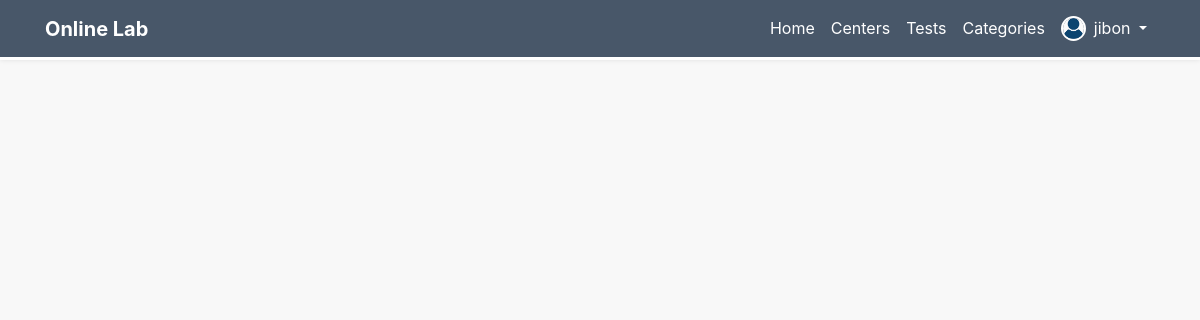
Page /center-details/1/ (signed in) on the earlier database version.
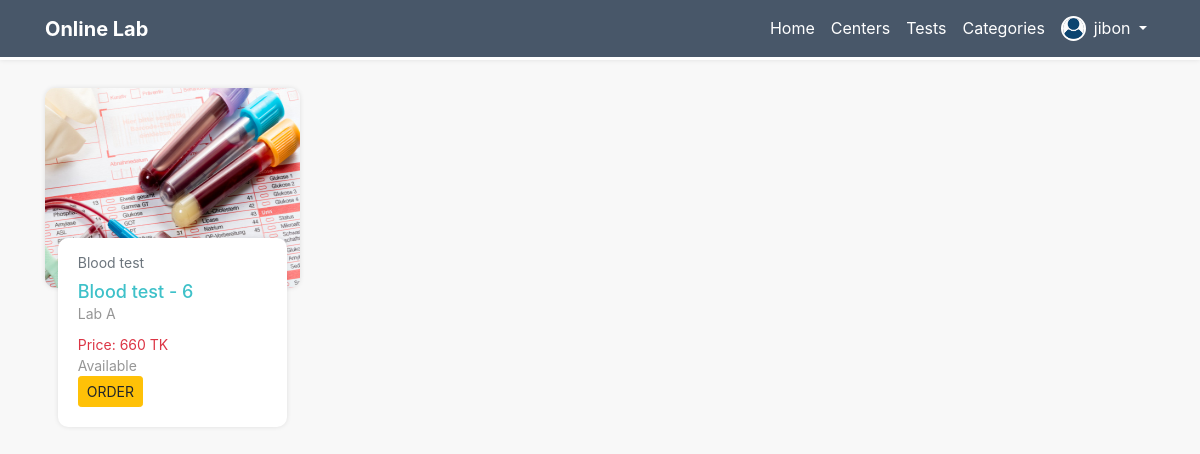
Same page on the later database version.
### tests/models.py (models this page shows, shortened)
class Test(models.Model):
    ACTIVE_STATUS = (
        ('Available', 'AVAILABLE'),
        ('Closed', 'CLOSED'),
    )
    test_name = models.CharField(max_length=250, blank=True)
    image = models.FileField(upload_to='lab_test_pics')
    category = models.ForeignKey(TestCategory, on_delete=models.CASCADE, related_name='test_category')
    center = models.ForeignKey(DiagnosticCenter, on_delete=models.CASCADE, related_name='test_center')
    discount = models.PositiveIntegerField(null=True, blank=True)
    price = models.PositiveIntegerField(null=True, blank=True)
    active_status = models.CharField(max_length=20, choices=ACTIVE_STATUS, default='AVAILABLE')
    class Meta:
        ordering = ['-id']
        verbose_name_plural = 'Tests'

class TestCategory(models.Model):
    category_name = models.CharField(max_length=50)
    center = models.ForeignKey(DiagnosticCenter, on_delete=models.CASCADE, related_name='category_center',
                               null=True, blank=True)
    class Meta:
        verbose_name_plural = 'Test Categories'
        ordering = ['-id']
    def __str__(self):
        return self.category_name

### diagnostic_centers/models.py (models this page shows)
class DiagnosticCenter(models.Model):
    name = models.CharField(max_length=250, blank=False)
    image = models.ImageField(default='default_center.jpg', upload_to='diagnostic_center_pics')
    email = models.EmailField(blank=True)
    contact_no = models.CharField(max_length=20, blank=False)
    website = models.CharField(max_length=100, blank=True)
    address = models.CharField(max_length=150, blank=False)
    class Meta:
        verbose_name_plural = 'Diagnostic Centers'
    def __str__(self):
        return self.name

### diagnostic_centers/views.py (the view)
# urls.py: path('center-details/<int:id>/', center_details, name='center-details'),
def center_details(request, id=id):
    single_center = DiagnosticCenter.objects.get(id=id)
    tests_by_center = Test.objects.filter(center__id=id)
    template = 'diagnostic_centers/center_details.html'
    context = {
        'tests_by_center': tests_by_center,
        'single_center': single_center,
    }
    return render(request, template, context)

### templates/diagnostic_centers/center_details.html (shortened to what this page needs)
{% extends 'base.html' %}
{% block content %}
    <div class="inner-content">
        <div class="container">
            <div class="row">
                {% for test in tests_by_center %}
                    <div class="col-xs-12 col-sm-6 col-md-4 col-lg-3">
                        <div class="card test-box">
                            <div class="card-title">
                                <img src="{{ test.image.url }}" class="card-img-top" alt="Oops image missing" width="100%">
                            </div>
                            <div class="card-body">
                                <p class="card-subtitle mb-2 text-muted">{{ test.category }}</p>
                                <h6 class="">
                                    <a href="{% url 'tests:test-details' test.id %}">{{ test.test_name }}</a>
                                </h6>
                                <p class="card-text">{{ test.center }}</p>
                                <p class="card-text text-danger price">Price: <span id="price">{{ test.price }}</span> TK</p>
                                <p class="card-text">{{ test.active_status }}</p>
                                <a class="btn btn-warning btn-sm order-btn text-center" href="{% url 'tests:order' test.id %}" type="submit">
                                    ORDER
                                </a>
                            </div>
                        </div>
                    </div>
                {% endfor %}
            </div>
        </div>
    </div>
{% endblock %}

Differences in the rows shown:
added Test: image (picture), category "Blood test", test_name "Blood test - 6", center "Lab A", price "660", active_status "Available"
